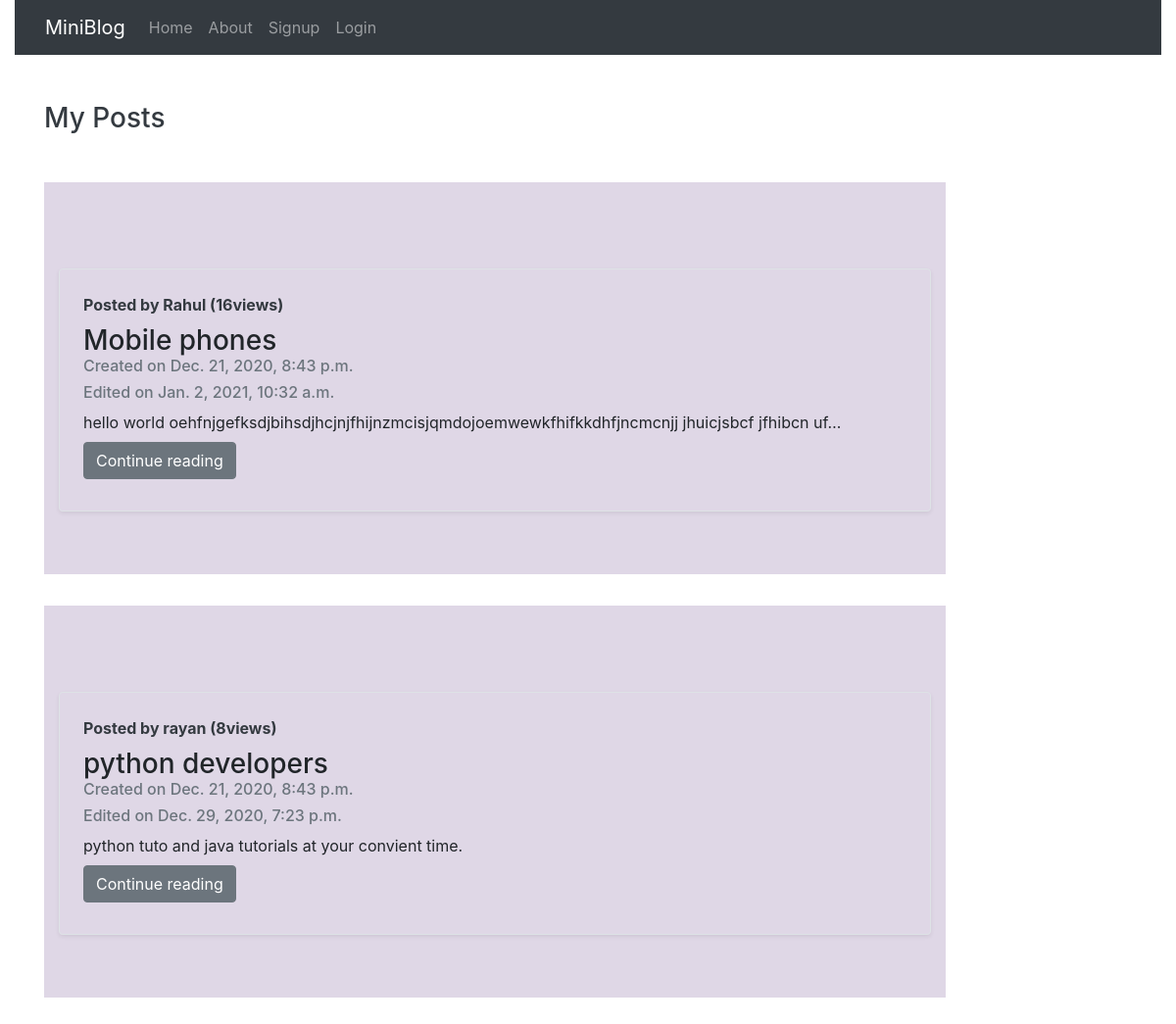
The page / on the database its author committed.
### blog/models.py (models this page shows)
class Post(models.Model):
    title = models.CharField(max_length=150)
    desc = models.TextField()
    author = models.CharField(max_length=50)
    views = models.IntegerField(default=0)
    date_added=models.DateTimeField(auto_now_add=True)
    date_updated=models.DateTimeField(auto_now=True)

### blog/views.py (the view)
# urls.py: path('', home),
def home(request):
    posts = Post.objects.all()  # to get all the post in home page
    return render(request,'home.html',{'posts':posts})

### blog/templates/home.html (shortened to what this page needs)
{% extends 'base.html' %}
{% load static %}
{% block content %}
<div class="col-sm-10">
    <h3 class="text-dark my-5">My Posts</h3>
    {% for post in posts %}
    <div class="jumbotron jumbotron-fluid jumbo-color">
        <div class="container">
            <div class="row no-gutters border rounded overflow-hidden flex-md-row mt-4  shadow-sm h-md-250 position-relative">
                <div class="col p-4 d-flex flex-column position-static">
                    <strong class="d-inline-block mb-2 text-dark"> Posted by {{post.author}} ({{post.views}}views)</strong>
                    <h3 class="mb-0">{{post.title}}</h3>
                    <h6 class="text-muted">Created on {{post.date_added}}</h6>
                    <h6 class="text-muted">Edited on {{post.date_updated}}</h6>
                    <p class="card-text mb-auto">{{post.desc | truncatechars:100}}</p>
                    {% if request.user.is_authenticated %}
                    <div class="my-2">
                        <a href="/blogs/{{post.id}}" role="button" class="btn btn-primary">Continue reading</a>
                    </div>
                    {% else %}
                    <div class="my-2">
                        <a href="/signup/" role="button" class="btn btn-secondary">Continue reading</a>
                    </div>
                    {% endif %}
                </div>
            </div>
        </div>
    </div>
    {% endfor %}
</div>
{% endblock content %}

### blog/static/css/style.css (style rules this page uses)
.jumbo-color { background-color: rgb(223, 215, 230); }

### rows shown on the page
Post: author "Rahul", views "16", title "Mobile phones", date_added "Dec. 21, 2020, 8:43 p.m.", date_updated "Jan. 2, 2021, 10:32 a.m.", desc "hello world oehfnjgefksdjbihsdjhcjnjfhijnzmcisjqmdojoemwewkfhifkkdhfjncmcnjj jhuicjsbcf jfhibcn uf…"
Post: author "rayan", views "8", title "python developers", date_added "Dec. 21, 2020, 8:43 p.m.", date_updated "Dec. 29, 2020, 7:23 p.m.", desc "python tuto and java tutorials at your convient time."
